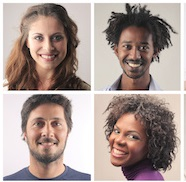
#> input picture skin-detection/faces.jpeg, 186 x 182 px
$ python skin-detection.py
#> lines starting #> are read from the running program, lines starting #| are printed output that depends on the picture; after the words box and inside, x2 and y2 are one past the last pixel; in counts of white or black regions, pixels touching at a corner belong together
import numpy as np
import cv2

#importing and converting to hsv color format
img = cv2.imread('faces.jpeg',1)
#> img is the input picture: shape (182, 186, 3); mean B, G, R 149, 155, 171.7
hsv = cv2.cvtColor(img, cv2.COLOR_BGR2HSV)
#> hsv: shape (182, 186, 3); mean H, S, V 38.3, 44.9, 172.4
h = hsv[:,:,0]
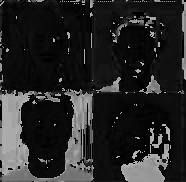
#> h: shape (182, 186); min 0, max 179, mean 38.3
s = hsv[:,:,1]
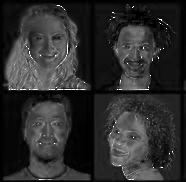
#> s: shape (182, 186); min 0, max 255, mean 44.9
v = hsv[:,:,2]
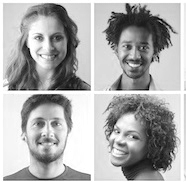
#> v: shape (182, 186); min 1, max 255, mean 172.4

#tresh-holding image based on skin's saturarion and hue values
ret, min_sat = cv2.threshold(s,40,255, cv2.THRESH_BINARY)
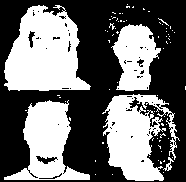
#> min_sat: shape (182, 186); 43% white; 75 white regions (70 under 20 px), largest, box (x1, y1, x2, y2) and area: (4, 5, 91, 91) 5089, (102, 94, 180, 181) 3867, (4, 100, 90, 180) 3244, (111, 24, 161, 91) 2105, (163, 157, 174, 171) 52
ret, max_hue = cv2.threshold(h,15, 255, cv2.THRESH_BINARY_INV)
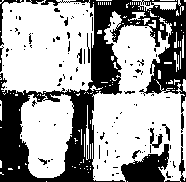
#> max_hue: shape (182, 186); 63.9% white; 116 black regions (101 under 20 px), largest, box (x1, y1, x2, y2) and area: (0, 0, 186, 182) 9950, (121, 144, 169, 182) 1035, (165, 134, 186, 182) 147

#getting final result based on xoring the max-s and min-h values got from previous step
final = cv2.bitwise_and(min_sat,max_hue)
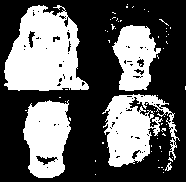
#> final: shape (182, 186); 38.3% white; 61 white regions (56 under 20 px), largest, box (x1, y1, x2, y2) and area: (4, 5, 89, 91) 4970, (102, 94, 180, 167) 3065, (23, 100, 71, 178) 2744, (112, 25, 161, 91) 2008, (165, 162, 172, 171) 30
cv2.imshow("Final",final)
cv2.imshow("Original",img)

cv2.waitKey(0)
cv2.destroyAllWindows()
#done
